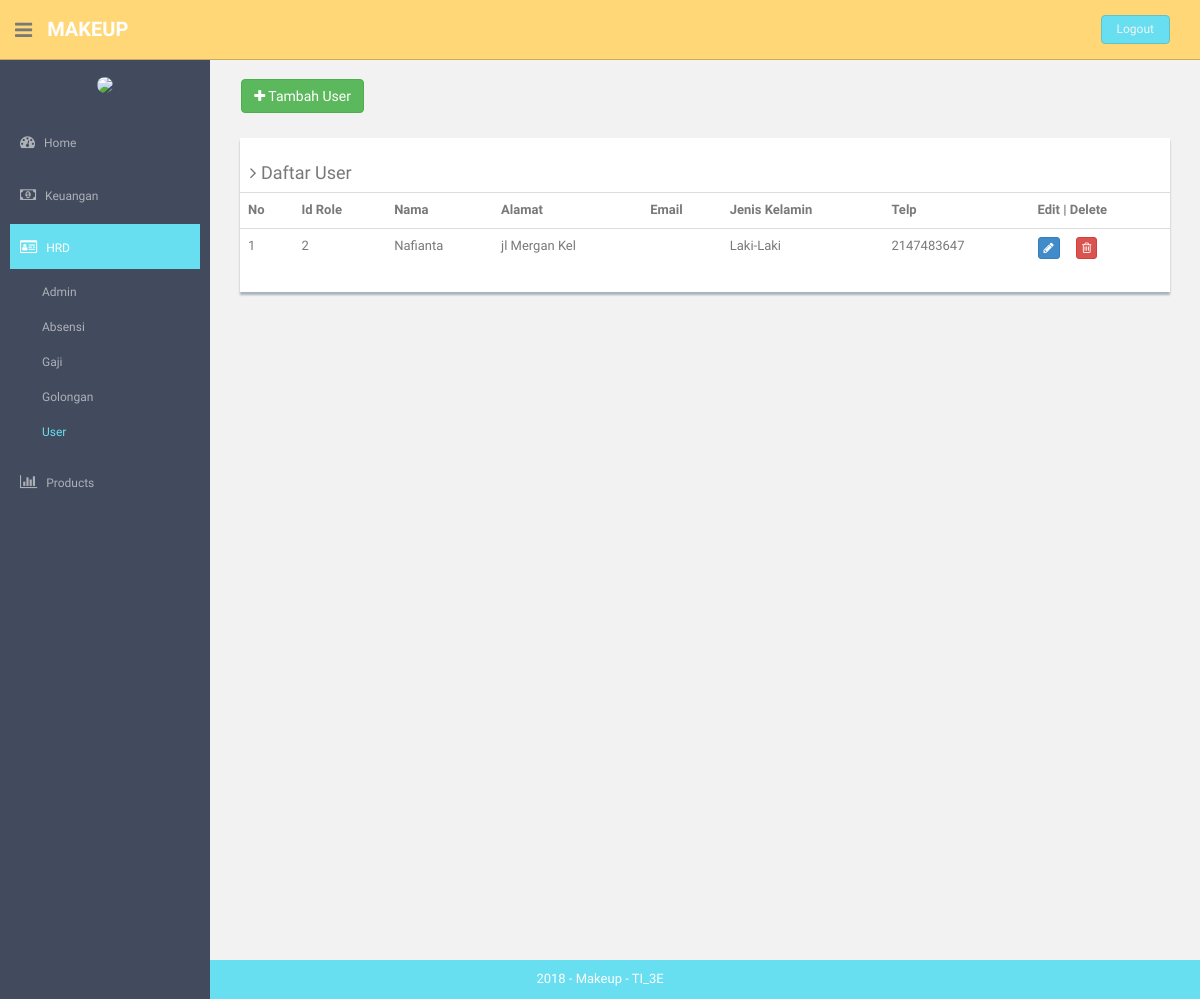
The app's page /index.php/user with its own data.
### tables this page shows
CREATE TABLE `user` (
  `id` int(10) NOT NULL,
  `id_role` int(11) NOT NULL,
  `nama` varchar(255) NOT NULL,
  `alamat` varchar(255) NOT NULL,
  `email` varchar(255) NOT NULL,
  `jenis_kelamin` varchar(255) NOT NULL,
  `no_telp` int(13) NOT NULL,
  `username` varchar(10) NOT NULL,
  `password` varchar(32) NOT NULL
);

### application/controllers/User.php (called while the page is built, shortened)
<?php
class User extends CI_Controller {
        public function __construct()
        {
                $this->load->helper('url','form');
                $this->load->library('form_validation');
                $this->load->model('user_model');
                $this->load->model('role_model');
                $this->load->helper('html');
                $this->load->library('image_lib');
                $this->load->model('kategori_model');
                $this->load->model('produk_model');
                $this->load->model('pemesanan_model');
        }
        public function index()
        {
                $object['role']=$this->role_model->getDataRole();
                $object['user']=$this->user_model->getDataUser();
                $cek['status'] = array(
                        'home'=>'',
                        'hrd'=>'active',
                        'keuangan'=>'',
                        'produk'=>'',
                        'pembelian'=>'',
                        'pemasukan'=>'',
                        'pengeluaran'=>'',
                        'utang'=>'',
                        'cash_flow'=>'',
                        'neraca'=>'',
                        'admin'=>'',
                        'gaji'=>'',
                        'golongan'=>'',
                        'absensi'=>'',
                        'user'=>'active',
                        'barang'=>'',
                        'supplier'=>'',
                        'kategori'=>'',
                        );
                $this->load->view('component/header',$cek);
                $this->load->view('user',$object);
                $this->load->view('component/footer');
        }
}

### index.php (called while the page is built, shortened)
<?php
require_once BASEPATH.'core/CodeIgniter.php';

### application/models/User_model.php (called while the page is built, shortened)
<?php
class User_model extends CI_Model {
	public function getDataUser()
	{
		$query = $this->db->query("SELECT id,id_role,nama, alamat, email, jenis_kelamin, no_telp from user");
		return $query->result();
	}
}

### application/views/user.php (the view)
<section id="main-content">
  <section class="wrapper site-min-height">
    <br>&nbsp;&nbsp;&nbsp;&nbsp;
    <a href="<?php echo base_url('index.php/user/form_user'); ?>"><button type="button" class="btn btn-success "><i class="fa fa-plus"> </i> Tambah User</button></a>
    <br>
    <div class="col-md-12 mt">
      <div class="content-panel">
        <table class="table table-hover">
        <h4><i class="fa fa-angle-right"></i> Daftar User</h4>
        <tr>
          <th>No</th>
          <th>Id Role</th>
          <th>Nama</th>
          <th>Alamat</th>
          <th>Email</th>
          <th>Jenis Kelamin</th>
          <th>Telp</th>
          <th align="center">Edit | Delete</th>
        </tr>
        <?php
        $no = 1;
        foreach($user as $key){
        ?>
        <tr>
          <td><?php echo $no++ ?></td>
          <td><?php echo $key->id_role ?></td>
          <td><?php echo $key->nama ?></td>
          <td><?php echo $key->alamat ?></td>
          <td><?php echo $key->email ?></td>
          <td><?php echo $key->jenis_kelamin ?></td>
          <td><?php echo $key->no_telp ?></td>
          <td>
                <a class="btn btn-primary btn-xs" href="<?php echo site_url('user/update/').$key->id ?>">
                  <i class="fa fa-pencil"></i>
                </a>&nbsp;&nbsp;&nbsp;&nbsp;
                <a class="btn btn-danger btn-xs" href="<?php echo site_url('user/delete/').$key->id ?>">
                  <i class="fa fa-trash-o"></i>
                </a>
          </td>
        </tr>
        <?php } ?>
      </table>
      </div>
      </div>
    </section>
    </section>

### assets/css/style.css (style rules this page uses)
body { color: #797979; background: #f2f2f2; font-family: 'Ruda', sans-serif; padding: 0px !important; margin: 0px !important; font-size:13px; }
a, a:hover, a:focus { text-decoration: none; outline: none; }
.mt { margin-top: 25px; }
#main-content { margin-left: 210px; }
.wrapper { display: inline-block; margin-top: 60px; padding-left: 15px; padding-right: 15px; padding-bottom: 15px; padding-top: 0px; width: 100%; }
.content-panel { background: #ffffff; box-shadow: 0px 3px 2px #aab2bd; padding-top: 15px; padding-bottom: 5px; }
.content-panel h4 { margin-left: 10px; }
.site-min-height { min-height: 900px; }

### records on screen
user: id_role "2", nama "Nafianta", alamat "jl Mergan Kel", jenis_kelamin "Laki-Laki", no_telp "2147483647"
